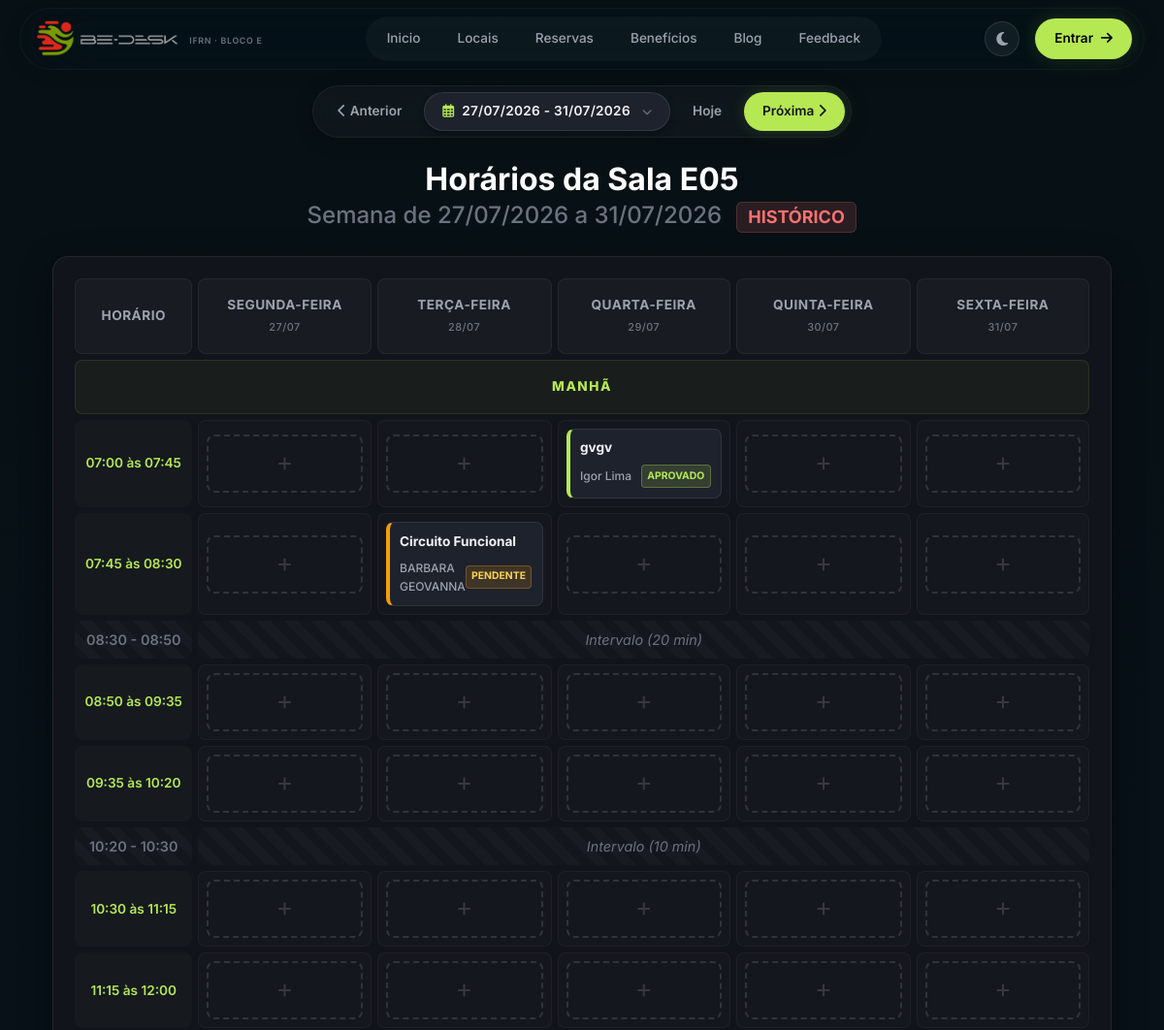
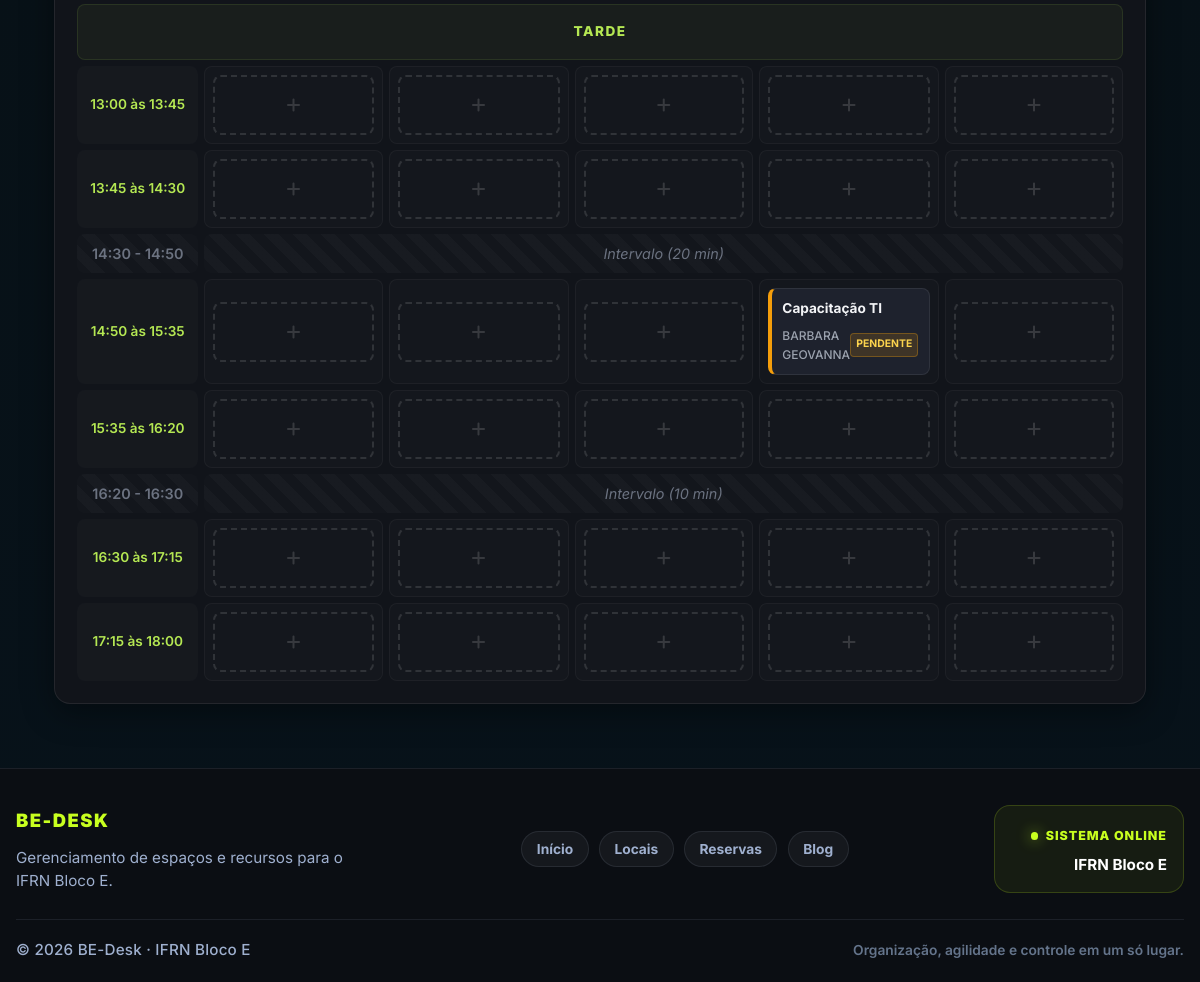
/sala/E05/?foco=2026-07-27, run on the app's committed database (2 pictures, top to bottom).
### bedesk/models.py (models this page shows, shortened)
class Sala(models.Model):
    nome = models.CharField(max_length=100)
    capacidade = models.IntegerField(default=1)
    foto = models.ImageField(
        upload_to='salas/',
        blank=True,
        null=True,
        verbose_name="Foto do local",
        help_text="Imagem exibida no card do local na listagem.",
    )

class Agendamento(models.Model):
    STATUS_CHOICES = [
        ('PENDENTE', 'Pendente'),
        ('APROVADO', 'Aprovado'),
        ('REJEITADO', 'Rejeitado'),
    ]
    nome = models.CharField(max_length=100)
    sala = models.ForeignKey(Sala, on_delete=models.CASCADE)
    motivo = models.TextField()
    horario = models.TimeField()
    data_inicio = models.DateTimeField(null=True, blank=True)
    data_fim = models.DateTimeField(null=True, blank=True)
    status = models.CharField(
        max_length=10,
        choices=STATUS_CHOICES,
        default='PENDENTE'
    )
    usuario = models.ForeignKey(User, on_delete=models.CASCADE)
    class Meta:
        verbose_name_plural = "Agendamentos"
        indexes = [models.Index(fields=['status'])]

### reservas/views/salas.py (the view)
# urls.py: path("sala/<str:nome_sala>/", detalhe_sala, name="detalhe_sala"),
def detalhe_sala(request, nome_sala):
    data_foco = _get_data_foco(request.GET.get("foco"))
    today = date.today()
    start_of_current_week = today - timedelta(days=today.weekday())
    start_of_week = data_foco - timedelta(days=data_foco.weekday())
    dias_semana_datas = [start_of_week + timedelta(days=i) for i in range(5)]
    sala_obj = get_object_or_404(Sala, nome__iexact=nome_sala)
    agendamentos = Agendamento.objects.filter(
        sala=sala_obj,
        status__in=["APROVADO", "PENDENTE"],
        data_inicio__date__range=[start_of_week, dias_semana_datas[-1]],
    ).select_related("usuario")
    agendamentos_map = {
        (ag.horario.strftime("%H:%M"), ag.data_inicio.weekday()): ag
        for ag in agendamentos
    }
    context = {
        "tabela_horarios": _build_tabela_horarios(dias_semana_datas, agendamentos_map),
        "dias_semana_nomes": DIAS_SEMANA_NOMES,
        "sala": sala_obj,
        "faixa_datas_semana": {
            "inicio": start_of_week.strftime("%d/%m/%Y"),
            "fim": dias_semana_datas[-1].strftime("%d/%m/%Y"),
        },
        "dias_com_data": _build_dias_com_data(dias_semana_datas),
        "semana_anterior": (start_of_week - timedelta(days=7)).strftime("%Y-%m-%d"),
        "proxima_semana": (start_of_week + timedelta(days=7)).strftime("%Y-%m-%d"),
        "status_semana": "PASSADA" if start_of_week < start_of_current_week else "FUTURA",
    }
    return render(request, "reservas/detalhe_sala.html", context)

### notificacoes/context_processors.py (called while the page is built, shortened)
def notificacoes_pendentes(request):
    total_pendentes = 0
    notificacoes_nao_lidas = 0
    return {
        "pendentes_count": total_pendentes,
        "notificacoes_nao_lidas": notificacoes_nao_lidas,
    }

### reservas/views/salas.py (called while the page is built)
def _get_data_foco(data_foco_str):
    if not data_foco_str:
        return date.today()
    try:
        return datetime.strptime(data_foco_str, "%Y-%m-%d").date()
    except ValueError:
        return date.today()

def _build_tabela_horarios(dias_semana_datas, agendamentos_map):
    tabela_horarios = []
    for item in HORARIOS_ESTRUTURA:
        if item["tipo"] != "hora":
            tabela_horarios.append(item)
            continue
        hora_inicio_str = item["inicio"]
        tabela_horarios.append(
            {
                "tipo": "hora",
                "horario_str": f"{item['inicio']} às {item['fim']}",
                "hora_para_link": hora_inicio_str,
                "celulas": [
                    {
                        "data": data_do_dia,
                        "agendamento": agendamentos_map.get((hora_inicio_str, dia_num)),
                    }
                    for dia_num, data_do_dia in enumerate(dias_semana_datas)
                ],
            }
        )
    return tabela_horarios

def _build_dias_com_data(dias_semana_datas):
    return [
        {"nome_dia": nome, "data_formatada": data_obj.strftime("%d/%m")}
        for nome, data_obj in zip(DIAS_SEMANA_NOMES, dias_semana_datas)
    ]

### templates/reservas/detalhe_sala.html (shortened to what this page needs)
{% extends 'core/base.html' %}
{% block content %}
<div class="container-fluid mt-4">
    <div class="d-flex justify-content-center mb-4 mt-2">
        <div class="saas-controls-wrapper flex-wrap justify-content-center">
            <a href="{% url 'detalhe_sala' nome_sala=sala.nome %}?foco={{ semana_anterior }}"
                class="saas-nav-btn">
                <i class="fa-solid fa-chevron-left me-1"></i> Anterior
            </a>
            <label class="position-relative mb-0" style="cursor: pointer;" title="Escolher data">
                <div class="saas-nav-btn active-date gap-2">
                    <i class="fa-regular fa-calendar-days text-primary-saas"></i>
                    <span style="letter-spacing: 0.3px;">{{ faixa_datas_semana.inicio }} - {{ faixa_datas_semana.fim }}</span>
                    <i class="fa-solid fa-chevron-down ms-1 text-muted" style="font-size: 0.75em;"></i>
                </div>
            </label>
            <a href="{% url 'detalhe_sala' nome_sala=sala.nome %}"
                class="saas-nav-btn">
                Hoje
            </a>
            <a href="{% url 'detalhe_sala' nome_sala=sala.nome %}?foco={{ proxima_semana }}"
                class="saas-nav-btn saas-primary-btn">
                Próxima <i class="fa-solid fa-chevron-right ms-1"></i>
            </a>
        </div>
    </div>
    <h2 class="text-center mb-1 text-white">Horários da Sala {{ sala.nome }}</h2>
    <h4 class="text-center text-muted mb-4">
        Semana de {{ faixa_datas_semana.inicio }} a {{ faixa_datas_semana.fim }}
        {% if status_semana == 'PASSADA' %}
        <span class="badge bg-danger ms-2">HISTÓRICO</span>
        {% endif %}
    </h4>
    <div class="schedule-table-container">
        <div class="table-responsive">
            <table class="schedule-table text-center">
                <thead>
                    <tr>
                        <th style="width: 12%;">Horário</th>
                        {% for dia in dias_com_data %}
                        <th style="width: 17.6%;">
                            {{ dia.nome_dia }} <br>
                            <span class="text-secondary fw-medium" style="font-size: 0.8em;">{{ dia.data_formatada }}</span>
                        </th>
                        {% endfor %}
                    </tr>
                </thead>
                <tbody>
                    {% for linha in tabela_horarios %}
                    {% if linha.tipo == 'separador' %}
                    <tr class="row-separator">
                        <td colspan="6">
                            {{ linha.nome }}
                        </td>
                    </tr>
                    {% elif linha.tipo == 'intervalo' %}
                    <tr class="row-interval">
                        <td class="cell-time">
                            {{ linha.inicio }} - {{ linha.fim }}
                        </td>
                        <td colspan="5" class="fst-italic text-center">
                            {{ linha.nome }}
                        </td>
                    </tr>
                    {% elif linha.tipo == 'hora' %}
                    <tr>
                        <td class="cell-time">
                            {{ linha.horario_str }}
                        </td>
                        {% for celula in linha.celulas %}
                        <td>
                            {% if celula.agendamento %}
                            <div class="schedule-card {% if celula.agendamento.status == 'PENDENTE' %}status-pendente{% else %}status-aprovado{% endif %}" data-bs-toggle="tooltip" title="Motivo: {{ celula.agendamento.motivo }}">
                                <div class="schedule-title">
                                    {{ celula.agendamento.nome }}
                                </div>
                                <div class="d-flex justify-content-between align-items-center mt-auto pt-1">
                                    <span class="schedule-author">
                                        {{ celula.agendamento.usuario.first_name|default:celula.agendamento.usuario.username }}
                                    </span>
                                    {% if celula.agendamento.status == 'PENDENTE' %}
                                    <span class="badge-status badge-pendente">Pendente</span>
                                    {% else %}
                                    <span class="badge-status badge-aprovado">Aprovado</span>
                                    {% endif %}
                                </div>
                            </div>
                            {% else %}
                            <a href="{% url 'agendar_sala' %}?hora={{ linha.hora_para_link }}&data={{ celula.data|date:'Y-m-d' }}&sala={{ sala.nome }}" class="btn-add-schedule" data-bs-toggle="tooltip" title="Clique para agendar">
                                <i class="fa-solid fa-plus"></i>
                            </a>
                            {% endif %}
                        </td>
                        {% endfor %}
                    </tr>
                    {% endif %}
                    {% endfor %}
                </tbody>
            </table>
        </div>
    </div>
</div>
{% endblock %}

### static/css/bedesk-theme.css (style rules this page uses)
:root { --bg-base: #0f1117; --bg-surface: #181b23; --bg-card: #1e222d; --bg-card-hover: #252a37; --bg-elevated: #2a2f3d; --accent: #b5e853; --accent-dim: #8bbf35; --accent-glow: rgba(181, 232, 83, 0.15); --accent-border: rgba(181, 232, 83, 0.25); --text-primary: #f0f2f5; --text-secondary: #9ca3af; --text-muted: #6b7280; --text-on-accent: #111; --success: #34d399; --warning: #fbbf24; --danger: #f87171; --info: #60a5fa; --border-subtle: rgba(255,255,255,0.06); --border-card: rgba(255,255,255,0.08); --radius-sm: 8px; --radius-md: 12px; --radius-lg: 16px; --radius-xl: 20px; --radius-pill: 50px; --shadow-card: 0 4px 24px rgba(0,0,0,0.3); --shadow-glow: 0 0 30px rgba(181,232,83,0.08); --shadow-heavy: 0 8px 40px rgba(0,0,0,0.5); --ease-out: cubic-bezier(0.16, 1, 0.3, 1); --transition-fast: 0.2s var(--ease-out); --transition-med: 0.35s var(--ease-out); }
*, *::before, *::after { margin: 0; padding: 0; box-sizing: border-box; }
html { scroll-behavior: smooth; }
body { font-family: 'Inter', -apple-system, BlinkMacSystemFont, 'Segoe UI', sans-serif; background: var(--bg-base); color: var(--text-primary); line-height: 1.6; -webkit-font-smoothing: antialiased; -moz-osx-font-smoothing: grayscale; min-height: 100vh; display: flex; flex-direction: column; }
a { color: var(--accent); text-decoration: none; transition: color var(--transition-fast); }
.bd-app .container, .bd-app .container-fluid { color: var(--text-primary); }
.bd-app h1, .bd-app h2, .bd-app h3, .bd-app h4, .bd-app h5, .bd-app h6 { color: var(--text-primary); letter-spacing: 0; }
.bd-app .text-muted { color: var(--text-muted) !important; }
.bd-app .table-responsive, .bd-app .table { border-color: var(--border-card); }
.bd-app .badge.bg-danger { background: rgba(248,113,113,0.14) !important; color: var(--danger); border: 1px solid rgba(248,113,113,0.2); }
.bd-app .form-label, .bd-app label { color: var(--text-secondary); font-weight: 600; }

### static/css/brand.css (style rules this page uses)
:root { --bd-font-family: 'Inter', system-ui, -apple-system, 'Segoe UI', Roboto, 'Helvetica Neue', Arial; --bd-bg: #071014; --bd-surface: #0f1720; --bd-accent: #c8ff1f; --bd-accent-2: #b5e853; --bd-muted: #9fb0cf; --bd-text: #e2eaf2; --bd-radius: 12px; }
html,body { font-family: var(--bd-font-family); background: linear-gradient(180deg, var(--bd-bg) 0%, #07121a 100%); color: var(--bd-text); }
a { color: var(--bd-accent); }
h1,h2,h3 { color:var(--bd-text); font-weight:700 }

### data on the page
Sala: nome "E05"
Agendamento: agendamento.nome "gvgv", agendamento.usuario.first_name "Igor Lima", status "APROVADO"
Agendamento: agendamento.nome "Circuito Funcional", agendamento.usuario.first_name "BARBARA GEOVANNA", status "PENDENTE"
Agendamento: agendamento.nome "Capacitação TI", agendamento.usuario.first_name "BARBARA GEOVANNA", status "PENDENTE"

### other printed values
{{ faixa_datas_semana.inicio }} "27/07/2026"
{{ faixa_datas_semana.fim }} "31/07/2026"
{{ dia.nome_dia }} "SEGUNDA-FEIRA" "TERÇA-FEIRA" "QUARTA-FEIRA" "QUINTA-FEIRA" "SEXTA-FEIRA"
{{ dia.data_formatada }} "27/07" "28/07" "29/07" "30/07" "31/07"
{{ linha.nome }} "MANHÃ" "TARDE"
{{ linha.horario_str }} "07:00 às 07:45" "07:45 às 08:30" "08:50 às 09:35" "09:35 às 10:20" "10:30 às 11:15" "11:15 às 12:00" "13:00 às 13:45" "13:45 às 14:30" "14:50 às 15:35" "15:35 às 16:20" "16:30 às 17:15" "17:15 às 18:00"
{{ linha.inicio }} "08:30" "10:20" "14:30" "16:20"
{{ linha.fim }} "08:50" "10:30" "14:50" "16:30"
{{ linha.nome }} "Intervalo (20 min)" "Intervalo (10 min)" "Intervalo (20 min)" "Intervalo (10 min)"
